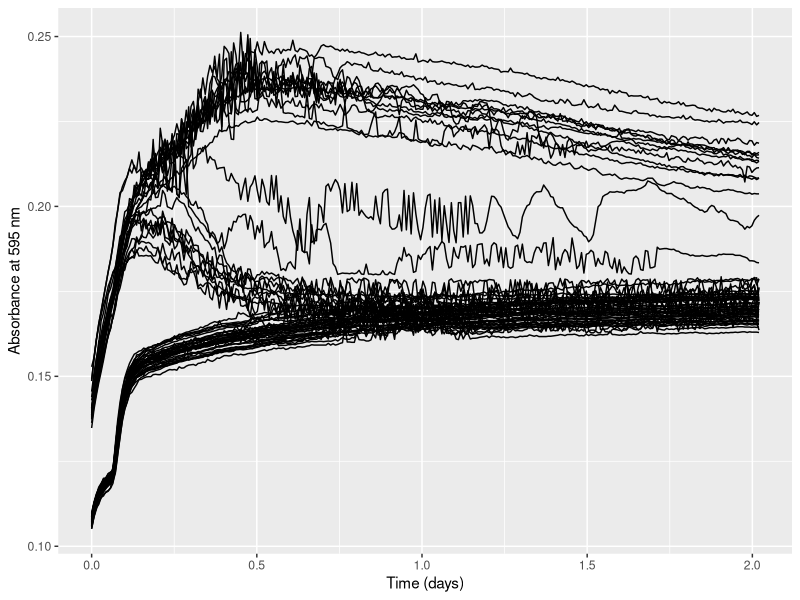
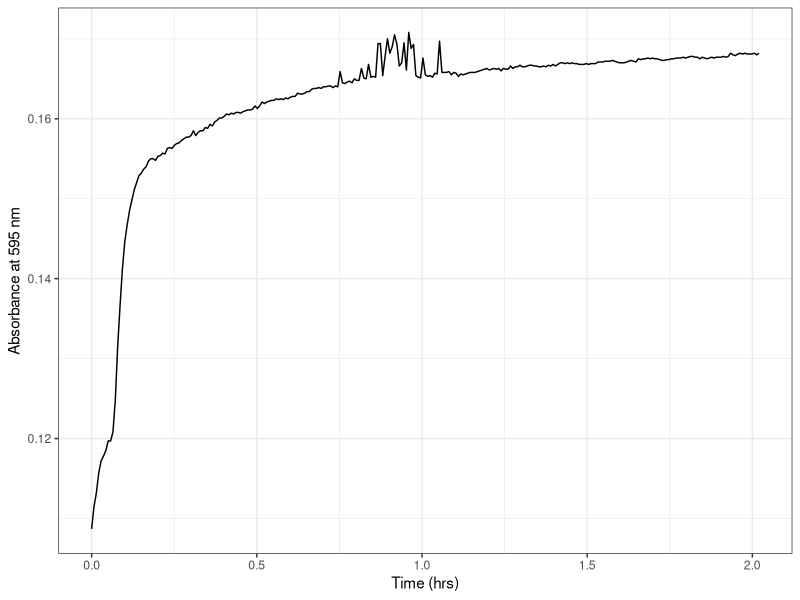
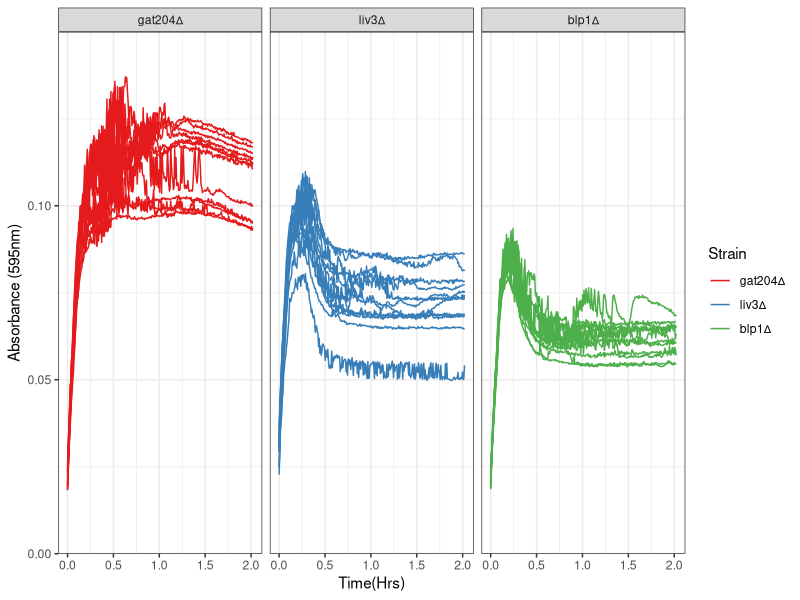
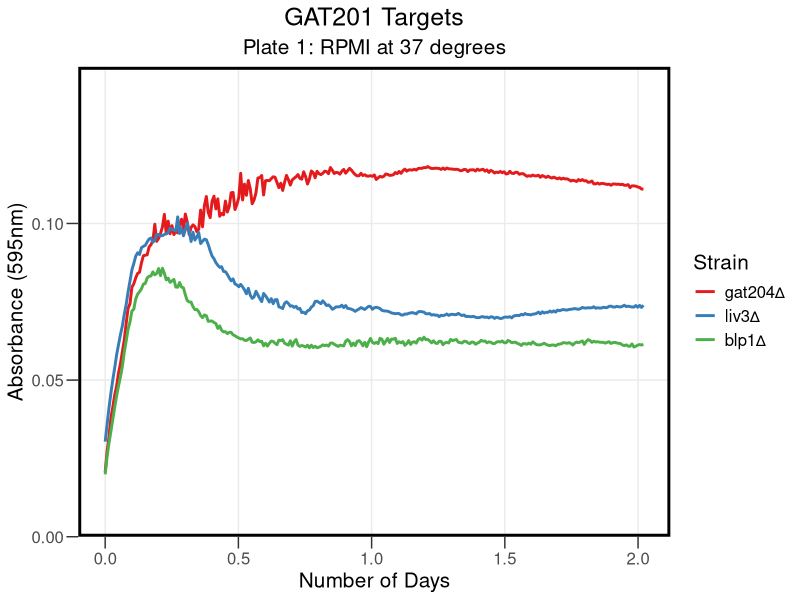
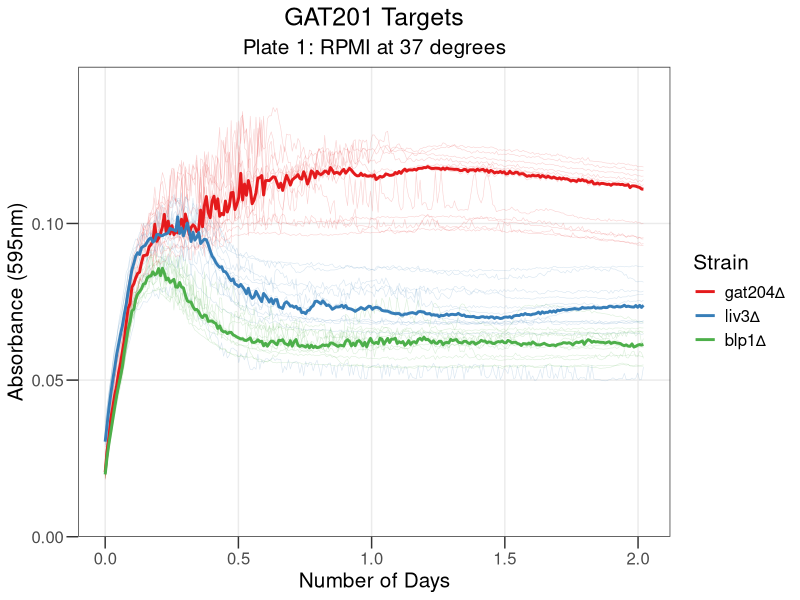
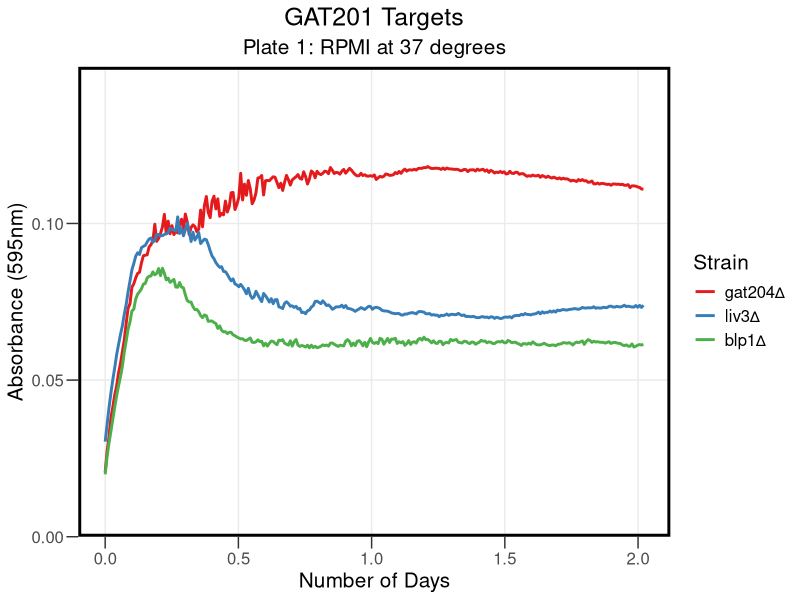
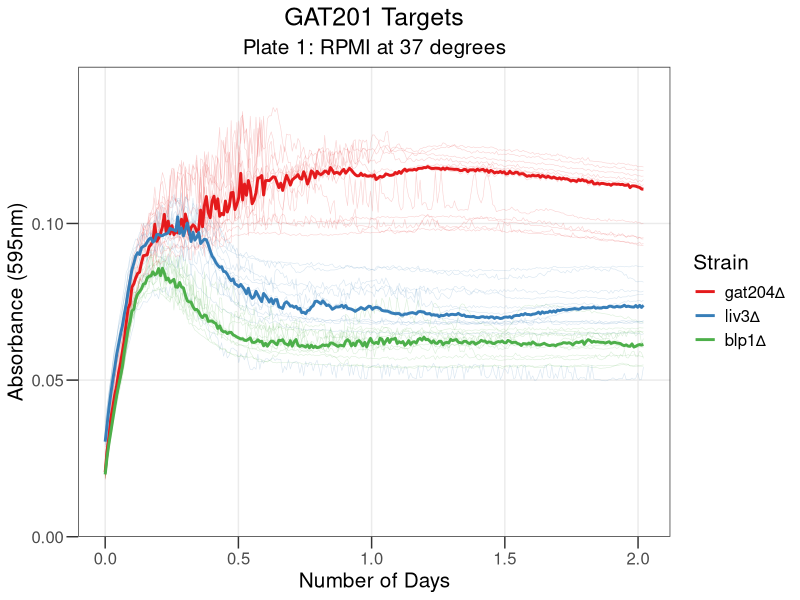

These charts were generated, in order, by the following R code:
## ---- chunk 1
knitr::opts_chunk$set(echo = TRUE , warning=FALSE, message=FALSE)
## ---- chunk 2

library("reshape2")
library(dplyr)
library(ggplot2)
library(tidyverse)
library(rmarkdown)
library(cowplot)
library(yaml)
library(knitr)
## ---- chunk 3

rawdata <- read.csv("../Input/20230308_RPMI_Gat201Targets_Plate1_csv.csv")

## ---- chunk 4

 rawdata_day<-mutate(rawdata, Time = Time/86400)

## ---- chunk 5

reshaped <- melt(rawdata_day, id=c("Time", "Temp"), 
                              variable.name="Well",
                              value.name="OD595")

summary(reshaped)
## ---- chunk 6

platemap <- 
  read.csv("../Input/20230308_RPMI_Gat201Targets_Plate1_setup.csv") %>%     
  dplyr::mutate(
    Strain = factor(Strain, 
                    levels = c("KN99 (WT)", "GAT201", "GAT204", "LIV3","BLP1"),
                    labels = c("WT", "gat201∆", "gat204∆", "liv3∆","blp1∆"))
  )

head(platemap, n=10)


## ---- chunk 7

annotated <- inner_join(reshaped, platemap, by="Well")
 
## ---- chunk 8

ggplot(data=filter(annotated, is.na(Strain)),
           aes(x=Time, y=OD595,  group = Well)) + 
       geom_line() + 
       labs(x="Time (days)", y="Absorbance at 595 nm")
## ---- chunk 9

ggplot(data=filter(annotated,Well=="H11"), 
       aes(x=Time, y=OD595, group = Well)) + 
       geom_line() + 
       theme_bw()+
       labs(x="Time (hrs)", y="Absorbance at 595 nm")

## ---- chunk 10

blank_OD_summary <- annotated %>%
  filter(is.na(Strain), Time < 1/24) %>%
  
  group_by(Media) %>%
  summarise(OD_median=median(OD595),
            OD_mean=mean(OD595),
            OD_max=max(OD595),
            OD_min=min(OD595))
print(blank_OD_summary)
## ---- chunk 11

normalisedOD <- annotated %>%
  left_join(blank_OD_summary, by="Media") %>%
  mutate(OD_corrected = OD595 - OD_median)

## ---- chunk 12

ggplot(data=normalisedOD %>%
                      filter( !is.na(Strain) ), 
                      aes(x=Time, y=OD_corrected, color=Strain, group = Well)) + 
       geom_line() + 
       scale_y_continuous(limits=c(0,0.15),expand=c(0,0))+
       facet_wrap(Strain ~ .)+
  
       labs(x = "Time(Hrs)",
            y = "Absorbance (595nm)") +
       theme(text = element_text(size = 20))+
       theme_bw()+
       scale_color_brewer(palette="Set1")
## ---- chunk 13

ggplot(data=normalisedOD %>%
          filter( !is.na(Strain) ), 
         aes(x=Time, y=OD_corrected, color=Strain)) + 
         
         stat_summary(fun = "median", geom = "line", size = 1) +
         scale_y_continuous(limits=c(0,0.15),expand=c(0,0), breaks = c(0, 0.05, 0.1)) +
     
  
       labs(x = "Number of Days",
            y = "Absorbance (595nm)",
            title = "GAT201 Targets", subtitle = "Plate 1: RPMI at 37 degrees") +
           
       theme_bw() +
       theme(text = element_text(size = 15))+
       theme(axis.title = element_text(size = 15))+
       theme(axis.ticks.length = unit(0.3, "cm"))+
       theme(title = element_text(size = 15))+
       theme(panel.grid.minor = element_blank())+
       theme(legend.title = element_text(size = 15))+
      theme(legend.background = element_rect(fill = "transparent", color=NA))+
  theme(legend.key = element_rect(fill = "transparent", color=NA))+
       theme (plot.background =  element_rect(fill = "transparent", color=NA), 
         panel.background = element_rect(fill = "transparent", color=NA),)+
      theme(panel.border = element_rect(linetype = "solid", colour = "black", size = 2))+
  theme(plot.title = element_text(hjust = 0.5), plot.subtitle = element_text(hjust = 0.5) )+
       scale_color_brewer(palette="Set1")
       
## ---- chunk 14

ggsave("../Results/AllSummaryPR1.png",width = 6.6,height=5)
## ---- chunk 15

ggplot(data=normalisedOD %>%
                     filter( !is.na(Strain) ), 
                      aes(x=Time, y=OD_corrected, color=Strain)) + 
       geom_line(aes(group = Well), size = 0.2, alpha = 0.2) + 
       stat_summary(fun = "median", geom = "line", size = 1) +
       scale_y_continuous(limits=c(0,0.15),expand=c(0,0), breaks = c(0, 0.05, 0.1)) +
   
       labs(x = "Number of Days",
            y = "Absorbance (595nm)",
            title = "GAT201 Targets", subtitle = "Plate 1: RPMI at 37 degrees") +
 
       theme_bw() +
       theme(text = element_text(size = 15))+
       theme(axis.title = element_text(size = 15)) +
  theme(axis.ticks.length = unit(0.3, "cm"))+
       theme(title = element_text(size = 15))+
    
       theme(legend.title = element_text(size = 15))+
  theme(panel.grid.minor = element_blank())+
   theme(plot.title = element_text(hjust = 0.5), plot.subtitle = element_text(hjust = 0.5) )+
  
       scale_color_brewer(palette="Set1")
## ---- chunk 16

ggsave("../Results/StatSummaryPlate1.png",width = 6.6,height=5)
